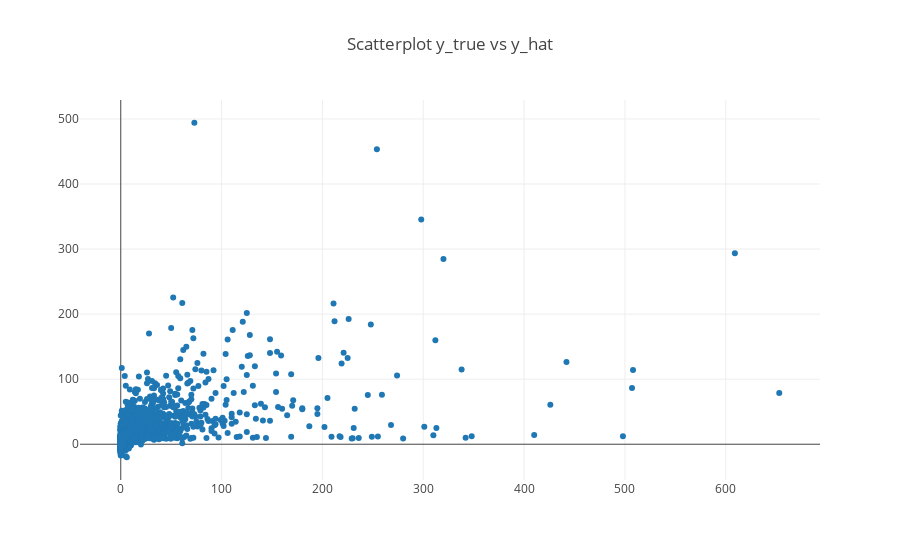

Notebook cell for this chart:
### Markdown cell above
Зависимость целевой переменной от предсказанных значений.

### Code cell
val lr_results_scatterplot = Scatter(
  y_test.toScalaVector,
  y_hat.toScalaVector,
  mode = ScatterMode(ScatterMode.Markers)
)

val data = Seq(lr_results_scatterplot)
val layout = Layout(
  title = "Scatterplot y_true vs y_hat"
)

plot(data, layout)

### Figure 1 — Plotly figure (JSON) as saved in the notebook; plotly's stock layout.template omitted (floating-point values rounded to 4 significant figures; data arrays with more than 128 entries replaced by an {"elided": "..."} marker saying what was removed)
{"data": [{"mode": "markers", "type": "scatter", "x": {"elided": "8190 int values"}, "y": {"elided": "8190 float values"}}], "layout": {"title": "Scatterplot y_true vs y_hat"}}
